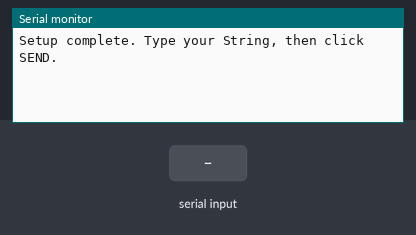
A sketch run on a simulated Arduino Uno, built with avr-gcc and run on an emulated ATmega328P. Parts: the last lines printed to the serial monitor. Inputs (shaded band) come from the test bench.

Above: at 1.2 s.
1.3 s: "1" received over Serial
At 2.7 s:
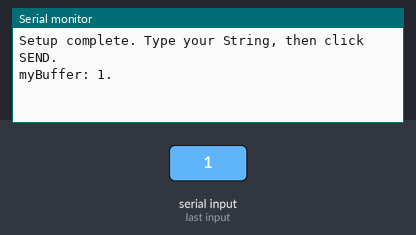
3.0 s: "0" received over Serial
At 4.2 s:
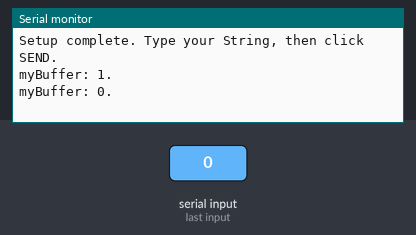
4.5 s: "2" received over Serial
At 5.3 s:
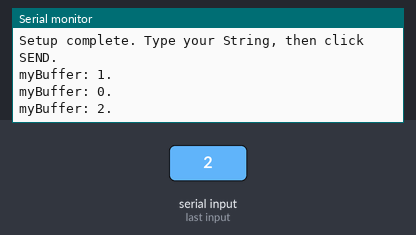

Measured:
- after the input at 1.3 s, the serial monitor: prints a new line after 0.20 s (image 1)
- after the input at 3.0 s, the serial monitor: prints a new line at once (image 2)
- after the input at 4.5 s, the serial monitor: prints a new line at once (image 3)

The sketch:

arduino_003.ino
```cpp
// -- variable
String myBuffer = "";

// -- exécuté une seule fois
void setup()
{
  Serial.begin(9600);
  while(!Serial);
  Serial.println("Setup complete. Type your String, then click SEND.");
}

// -- en boucle
void loop()
{
  // -- RAZ à chaque boucle loop
  myBuffer = "";

  // -- si le Serial buffer n'est pas vide
  // -- lire son contenu lettre à lettre (while)
  while(Serial.available())
  {
    char c = Serial.read(); // -- lecture du premier octet disponible
    myBuffer = myBuffer + String(c); // -- concaténation dans le buffer
  }

  // -- s'il n'est pas vide, le renvoyer après modification
  if(myBuffer != "")
  {
    myBuffer.toUpperCase();
    Serial.println("myBuffer: " + myBuffer + ".");
  }

  delay(500); // -- petit délais
}
```
